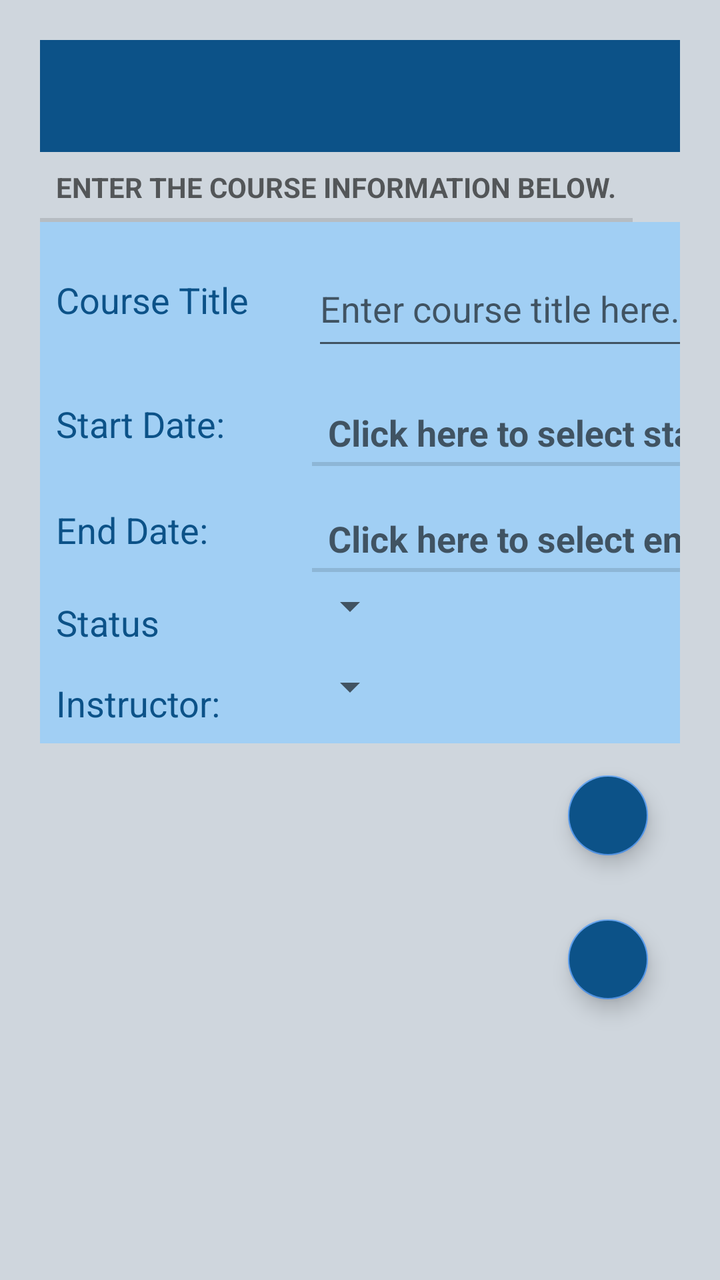
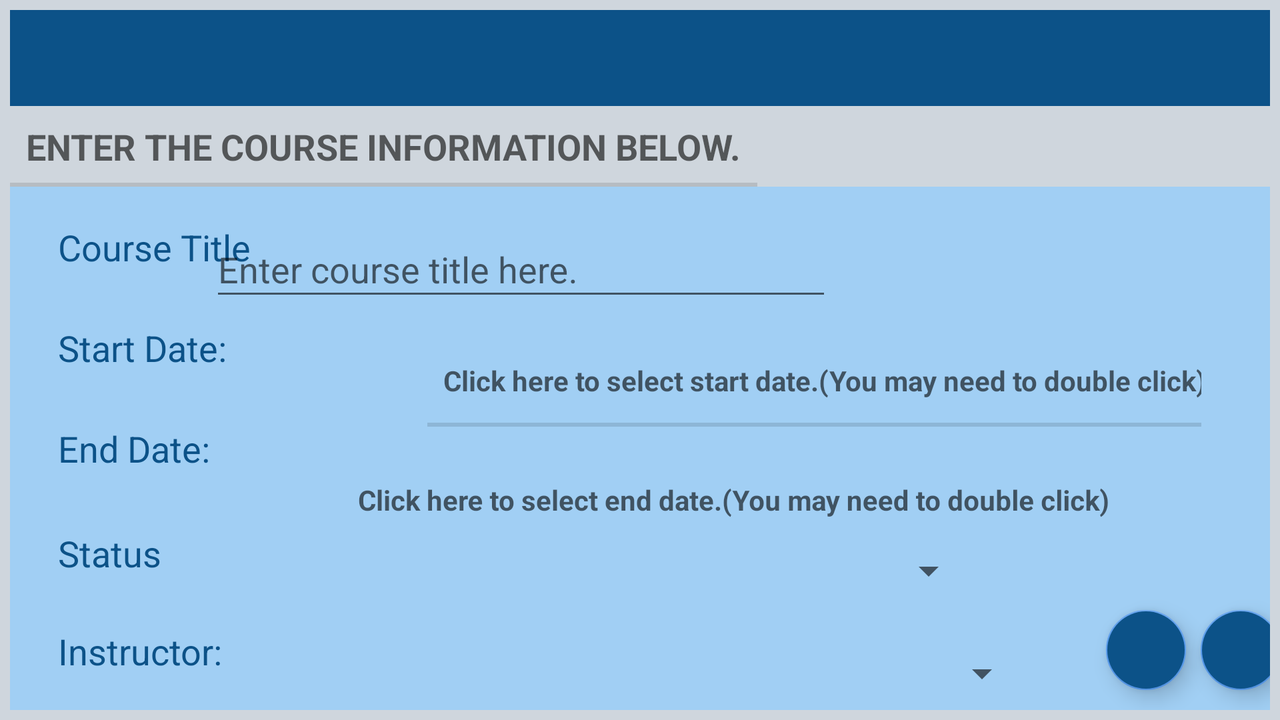

First picture: res/layout/ on a phone held upright. Second picture: the repository's own variant of that layout, on a device whose configuration matches the variant's folder. Source for both follows.
<!-- AndroidManifest.xml: application theme AppTheme -->
<!-- res/layout/activity_add_course.xml -->
<?xml version="1.0" encoding="utf-8"?>
<LinearLayout

    xmlns:android="http://schemas.android.com/apk/res/android"
    xmlns:app="http://schemas.android.com/apk/res-auto"
    xmlns:tools="http://schemas.android.com/tools"
    android:layout_width="match_parent"
    android:layout_height="match_parent"
    android:orientation="vertical"
    android:padding="20dp"
    android:background="@color/background_color"
    tools:context=".UI.AddCourseActivity">


    <androidx.appcompat.widget.Toolbar
        android:id="@+id/course_add_tool_bar"
        android:layout_width="match_parent"
        android:layout_height="?attr/actionBarSize"
        android:background="@color/colorPrimary"
        android:theme="@style/ThemeOverlay.AppCompat.Light"
        app:titleTextColor="@color/colorAccent" />

    <TextView
        style="?android:listSeparatorTextViewStyle"
        android:layout_width="wrap_content"
        android:layout_height="wrap_content"
        android:padding="@dimen/cell_padding"
        android:text="@string/add_course_instr"
        android:textStyle="bold" />

    <GridLayout
        android:layout_width="match_parent"
        android:layout_height="wrap_content"
        android:background="@color/add_color"
        android:columnCount="8"
        android:orientation="horizontal">

        <TextView

            android:layout_width="wrap_content"
            android:layout_height="wrap_content"
            android:layout_row="1"
            android:text="@string/course_title"
            android:padding="@dimen/cell_padding"
            android:textColor="@color/colorPrimary"
            android:textSize="@dimen/add_term_text_size_portrait" />


        <com.google.android.material.textfield.TextInputLayout
            android:id="@+id/error_course_edit_title"
            android:layout_width="217dp"
            android:layout_height="wrap_content"
            android:layout_row="1"
            android:layout_columnSpan="3"
            android:layout_margin="5dp">


            <EditText
                android:id="@+id/add_course_edit_text"
                android:layout_width="match_parent"
                android:layout_height="53dp"
                android:layout_row="1"
                android:layout_column="1"
                android:layout_columnSpan="3"
                android:hint="Enter course title here."
                android:inputType="text"
                android:textColor="@color/colorPrimary"
                android:textSize="@dimen/add_term_text_size_portrait" />

        </com.google.android.material.textfield.TextInputLayout>

        <TextView
            android:layout_width="wrap_content"
            android:layout_height="wrap_content"
            android:layout_row="2"
            android:layout_column="0"
            android:padding="@dimen/cell_padding"
            android:text="@string/start_date"
            android:textColor="@color/colorPrimary"
            android:textSize="@dimen/add_term_text_size_portrait" />


        <com.google.android.material.textfield.TextInputLayout
            android:id="@+id/error_course_start_date"
            android:layout_width="220dp"
            android:layout_height="wrap_content"
            android:layout_row="2"
            android:layout_columnSpan="3"
            android:layout_margin="5dp">

            <EditText

                android:id="@+id/add_course_start_date_edit_text"
                style="?android:listSeparatorTextViewStyle"
                android:layout_width="223dp"
                android:layout_height="wrap_content"
                android:layout_row="2"
                android:layout_column="1"
                android:layout_columnSpan="3"
                android:hint="@string/add_term_start_date_hint"
                android:inputType="text"
                android:textColor="@color/colorPrimary"
                android:textSize="@dimen/add_term_text_size_portrait" />

        </com.google.android.material.textfield.TextInputLayout>

        <TextView
            android:layout_width="wrap_content"
            android:layout_height="wrap_content"
            android:layout_row="3"
            android:layout_column="0"
            android:padding="@dimen/cell_padding"
            android:text="@string/end_date"
            android:textColor="@color/colorPrimary"
            android:textSize="@dimen/add_term_text_size_portrait" />

        <com.google.android.material.textfield.TextInputLayout
            android:id="@+id/error_course_end_date"
            android:layout_width="220dp"
            android:layout_height="wrap_content"
            android:layout_row="3"
            android:layout_columnSpan="3"
            android:layout_margin="5dp">

        <EditText
            android:id="@+id/add_course_end_date_edit_text"
            style="?android:listSeparatorTextViewStyle"
            android:layout_width="224dp"
            android:layout_height="wrap_content"
            android:layout_row="3"
            android:layout_column="1"
            android:hint="@string/add_term_end_date_hint"
            android:inputType="text"
            android:textSize="@dimen/add_term_text_size_portrait"
            android:textColor="@color/colorPrimary" />

        </com.google.android.material.textfield.TextInputLayout>

        <TextView
            android:layout_width="131dp"
            android:layout_height="wrap_content"
            android:layout_row="4"
            android:layout_column="0"
            android:padding="@dimen/cell_padding"
            android:text="@string/status_course_add"
            android:textColor="@color/colorPrimary"
            android:textSize="@dimen/add_term_text_size_portrait" />

        <Spinner
            android:id="@+id/status_spinner"
            android:layout_width="wrap_content"
            android:layout_height="wrap_content"
            android:layout_row="4"
            android:layout_column="1"/>
            

        <TextView
            android:layout_width="131dp"
            android:layout_height="wrap_content"
            android:layout_row="5"
            android:layout_column="0"
            android:padding="@dimen/cell_padding"
            android:text="@string/add_course_instructor"
            android:textColor="@color/colorPrimary"
            android:textSize="@dimen/add_term_text_size_portrait" />

        <Spinner
            android:id="@+id/instructor_spinner"
            android:layout_width="wrap_content"
            android:layout_height="wrap_content"
            android:layout_row="5"
            android:layout_column="1"
            android:layout_columnSpan="3"/>

    </GridLayout>



    <com.google.android.material.floatingactionbutton.FloatingActionButton
        android:id="@+id/add_course_fab"
        android:layout_width="160dp"
        android:layout_height="wrap_content"
        android:layout_gravity="bottom|right"
        android:layout_margin="16dp"
        android:backgroundTint="@color/colorPrimary"
        android:src="@drawable/ic_save_24"
        app:fabSize="mini"
        app:layout_anchorGravity="bottom|right|end" />

    <com.google.android.material.floatingactionbutton.FloatingActionButton
        android:id="@+id/add_course_notification_fab"
        android:layout_width="160dp"
        android:layout_height="wrap_content"
        android:layout_gravity="bottom|right"
        android:layout_margin="16dp"
        android:backgroundTint="@color/colorPrimary"
        android:src="@drawable/ic_edit_calendar_24"
        app:fabSize="mini" app:layout_anchorGravity="bottom|right|end" />






</LinearLayout>
<!-- resources referenced by this layout -->
<resources>
  <color name="add_color">#A1CFF4</color>&gt;
  <color name="background_color">#CFD6DD</color>
  <color name="colorAccent">#589BED</color>
  <color name="colorPrimary">#0C5288</color>
  <dimen name="add_term_text_size_portrait">18dp</dimen>&gt;
  <dimen name="cell_padding">8dp</dimen>
  <string name="add_course_instr">Enter the course information below.</string>
  <string name="add_course_instructor">Instructor:</string>
  <string name="add_term_end_date_hint">Click here to select end date.(You may need to double click)</string>
  <string name="add_term_start_date_hint">Click here to select start date.(You may need to double click)</string>
  <string name="course_title">Course Title</string>
  <string name="end_date">End Date:</string>
  <string name="start_date">Start Date:</string>
  <string name="status_course_add">Status</string>
  <style name="AppTheme" parent="Theme.AppCompat.Light.NoActionBar">
          <item name="colorPrimary">@color/colorPrimary</item>
          <item name="colorPrimaryDark">@color/colorPrimaryDark</item>
          <item name="colorAccent">@color/colorAccent</item>
          <item name="android:itemBackground">@color/background_color</item>
          <item name="android:actionMenuTextColor">@color/colorPrimary</item>
          <item name="android:textColor">@color/colorPrimary</item>
  
  
      </style>
  <color name="colorPrimaryDark">#072251</color>
</resources>
<!-- res/layout-land/activity_add_course.xml (the author's variant of the layout above) -->
<!-- drawn on the phone turned sideways -->
<?xml version="1.0" encoding="utf-8"?>
<LinearLayout

    xmlns:android="http://schemas.android.com/apk/res/android"
    xmlns:app="http://schemas.android.com/apk/res-auto"
    xmlns:tools="http://schemas.android.com/tools"
    android:layout_width="match_parent"
    android:layout_height="match_parent"
    android:orientation="vertical"
    android:padding="5dp"
    android:background="@color/background_color"
    tools:context=".UI.AddCourseActivity">


    <androidx.appcompat.widget.Toolbar
        android:id="@+id/course_add_tool_bar"
        android:layout_width="match_parent"
        android:layout_height="?attr/actionBarSize"
        android:background="@color/colorPrimary"
        android:theme="@style/ThemeOverlay.AppCompat.Light"
        app:titleTextColor="@color/colorAccent" />

    <TextView
        style="?android:listSeparatorTextViewStyle"
        android:layout_width="wrap_content"
        android:layout_height="wrap_content"
        android:textSize="@dimen/add_term_text_size_portrait"
        android:padding="@dimen/cell_padding"
        android:text="@string/add_course_instr"
        android:textStyle="bold" />

    <androidx.constraintlayout.widget.ConstraintLayout
        android:layout_width="match_parent"
        android:layout_height="270dp"
        android:background="@color/add_color"
        android:columnCount="10"
        android:orientation="horizontal">


        <TextView

            android:id="@+id/textView6"
            android:layout_width="wrap_content"
            android:layout_height="wrap_content"
            android:layout_row="1"
            android:layout_marginStart="16dp"
            android:layout_marginTop="10dp"
            android:padding="@dimen/cell_padding"
            android:text="@string/course_title"
            android:textColor="@color/colorPrimary"
            android:textSize="@dimen/add_term_text_size_portrait"
            app:layout_constraintStart_toStartOf="parent"
            app:layout_constraintTop_toTopOf="parent" />

        <com.google.android.material.textfield.TextInputLayout
            android:id="@+id/error_course_edit_title"
            android:layout_width="378dp"
            android:layout_height="50dp"
            android:layout_row="1"
            android:layout_columnSpan="3"
            android:layout_marginTop="8dp"
            android:layout_marginEnd="152dp"
            app:layout_constraintEnd_toEndOf="parent"
            app:layout_constraintTop_toTopOf="parent">

            <EditText
                android:id="@+id/add_course_edit_text"
                android:layout_width="311dp"
                android:layout_height="43dp"
                android:layout_row="1"
                android:layout_column="1"
                android:hint="Enter course title here."
                android:inputType="text"
                android:textColor="@color/colorPrimary"
                android:textSize="@dimen/add_term_text_size_portrait" />

        </com.google.android.material.textfield.TextInputLayout>

        <EditText
            android:id="@+id/add_course_start_date_edit_text"
            style="?android:listSeparatorTextViewStyle"
            android:layout_width="387dp"
            android:layout_height="46dp"
            android:layout_row="1"
            android:layout_column="4"
            android:layout_columnSpan="3"
            android:layout_marginStart="92dp"
            android:layout_marginTop="16dp"
            android:hint="@string/add_term_start_date_hint"
            android:inputType="text"
            android:textColor="@color/colorPrimary"
            app:layout_constraintStart_toEndOf="@+id/textView7"
            app:layout_constraintTop_toBottomOf="@+id/error_course_edit_title" />


        <TextView
            android:id="@+id/textView7"
            android:layout_width="wrap_content"
            android:layout_height="wrap_content"
            android:layout_row="1"
            android:layout_column="3"
            android:layout_marginStart="16dp"
            android:layout_marginTop="10dp"
            android:padding="@dimen/cell_padding"
            android:text="@string/start_date"
            android:textColor="@color/colorPrimary"
            android:textSize="@dimen/add_term_text_size_portrait"
            app:layout_constraintStart_toStartOf="parent"
            app:layout_constraintTop_toBottomOf="@+id/textView6" />


        <com.google.android.material.textfield.TextInputLayout
            android:id="@+id/error_course_start_date"
            android:layout_width="413dp"
            android:layout_height="65dp"
            android:layout_row="1"
            android:layout_columnSpan="3"
            android:layout_margin="5dp"
            android:layout_marginStart="89dp"
            android:layout_marginTop="11dp"
            android:layout_marginEnd="79dp"
            app:layout_constraintEnd_toEndOf="@+id/add_course_start_date_edit_text"
            app:layout_constraintStart_toStartOf="@+id/add_course_start_date_edit_text"
            app:layout_constraintTop_toBottomOf="@+id/error_course_edit_title">

        </com.google.android.material.textfield.TextInputLayout>

        <TextView
            android:id="@+id/textView8"
            android:layout_width="wrap_content"
            android:layout_height="wrap_content"
            android:layout_row="3"
            android:layout_column="0"
            android:layout_marginStart="16dp"
            android:layout_marginTop="10dp"
            android:padding="@dimen/cell_padding"
            android:text="@string/end_date"
            android:textColor="@color/colorPrimary"
            android:textSize="@dimen/add_term_text_size_portrait"
            app:layout_constraintStart_toStartOf="parent"
            app:layout_constraintTop_toBottomOf="@+id/textView7" />


        <TextView
            android:id="@+id/textView9"
            android:layout_width="85dp"
            android:layout_height="41dp"
            android:layout_row="4"
            android:layout_column="0"
            android:layout_marginStart="16dp"
            android:layout_marginTop="12dp"
            android:padding="@dimen/cell_padding"
            android:text="@string/status_course_add"
            android:textColor="@color/colorPrimary"
            android:textSize="@dimen/add_term_text_size_portrait"
            app:layout_constraintStart_toStartOf="parent"
            app:layout_constraintTop_toBottomOf="@+id/textView8" />

        <Spinner
            android:id="@+id/status_spinner"
            android:layout_width="307dp"
            android:layout_height="42dp"
            android:layout_row="4"
            android:layout_column="1"
            android:textSize="@dimen/add_term_text_size_portrait"
            app:layout_constraintEnd_toEndOf="parent"
            app:layout_constraintHorizontal_bias="0.34"
            app:layout_constraintStart_toEndOf="@+id/textView9"
            app:layout_constraintTop_toBottomOf="@+id/error_course_end_date" />

        <TextView
            android:id="@+id/textView10"
            android:layout_width="131dp"
            android:layout_height="wrap_content"
            android:layout_row="5"
            android:layout_column="0"
            android:layout_marginStart="16dp"
            android:layout_marginTop="8dp"
            android:padding="@dimen/cell_padding"
            android:text="@string/add_course_instructor"
            android:textColor="@color/colorPrimary"
            android:textSize="@dimen/add_term_text_size_portrait"
            app:layout_constraintStart_toStartOf="parent"
            app:layout_constraintTop_toBottomOf="@+id/textView9" />

        <Spinner
            android:id="@+id/instructor_spinner"
            android:layout_width="303dp"
            android:layout_height="41dp"
            android:layout_row="5"
            android:layout_column="1"
            android:layout_columnSpan="3"
            android:layout_marginStart="60dp"
            android:layout_marginTop="8dp"
            app:layout_constraintBottom_toBottomOf="parent"
            app:layout_constraintStart_toEndOf="@+id/textView10"
            app:layout_constraintTop_toBottomOf="@+id/status_spinner"
            app:layout_constraintVertical_bias="0.25" />

        <com.google.android.material.floatingactionbutton.FloatingActionButton

            android:id="@+id/add_course_fab"
            android:layout_width="wrap_content"
            android:layout_height="wrap_content"
            android:layout_alignParentStart="true"
            android:layout_alignParentTop="true"
            android:layout_alignParentBottom="true"
            android:layout_gravity="bottom|right"
            android:layout_marginStart="548dp"
            android:backgroundTint="@color/colorPrimary"
            android:src="@drawable/ic_save_24"
            app:fabSize="mini"
            app:layout_constraintBottom_toBottomOf="parent"
            app:layout_constraintStart_toStartOf="parent"
            app:layout_constraintTop_toTopOf="parent"
            app:layout_constraintVertical_bias="0.921" />

        <com.google.android.material.floatingactionbutton.FloatingActionButton

            android:id="@+id/add_course_notification_fab"
            android:layout_width="wrap_content"
            android:layout_height="40dp"
            android:layout_alignParentTop="true"
            android:layout_alignParentEnd="true"
            android:layout_alignParentBottom="true"
            android:layout_gravity="right"
            android:layout_marginStart="8dp"
            android:layout_marginEnd="24dp"
            android:backgroundTint="@color/colorPrimary"
            android:src="@drawable/ic_edit_calendar_24"
            app:fabSize="mini"
            app:layout_constraintBottom_toBottomOf="parent"
            app:layout_constraintEnd_toEndOf="parent"
            app:layout_constraintHorizontal_bias="0.027"
            app:layout_constraintStart_toEndOf="@+id/add_course_fab"
            app:layout_constraintTop_toTopOf="parent"
            app:layout_constraintVertical_bias="0.921" />

        <com.google.android.material.textfield.TextInputLayout
            android:id="@+id/error_course_end_date"
            android:layout_width="397dp"
            android:layout_height="46dp"
            android:layout_row="3"
            android:layout_columnSpan="3"
            android:layout_margin="5dp"
            android:layout_marginTop="4dp"
            app:layout_constraintEnd_toEndOf="parent"
            app:layout_constraintHorizontal_bias="0.46"
            app:layout_constraintStart_toEndOf="@+id/textView8"
            app:layout_constraintTop_toBottomOf="@+id/add_course_start_date_edit_text">

            <EditText
                android:id="@+id/add_course_end_date_edit_text"
                style="?android:listSeparatorTextViewStyle"
                android:layout_width="match_parent"
                android:layout_height="42dp"
                android:layout_row="3"
                android:layout_column="1"
                android:layout_marginTop="16dp"
                android:hint="@string/add_term_end_date_hint"
                android:inputType="text"
                android:textColor="@color/colorPrimary"
                app:layout_constraintStart_toEndOf="@+id/textView8"
                app:layout_constraintTop_toBottomOf="@+id/add_course_start_date_edit_text" />

        </com.google.android.material.textfield.TextInputLayout>

    </androidx.constraintlayout.widget.ConstraintLayout>
</LinearLayout>
